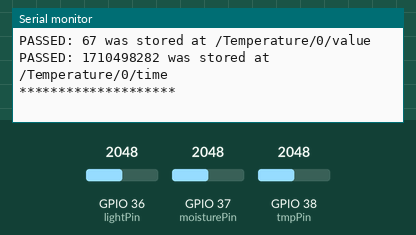
This sketch was run on a simulated ESP32. Parts: the last lines printed to the serial monitor. The inputs (shaded band) are chosen by the test bench; at power-on: GPIO 36 (lightPin) = 2048, GPIO 37 (moisturePin) = 2048, GPIO 38 (tmpPin) = 2048. WiFi joins after 1.5 s; servers stay silent unless stated; the local clock reads 2024-03-15 10:24:30 at power-on unless the sketch sets it.

Above: at 15.4 s.
15.5 s: GPIO 36 (lightPin) set to 2866
At 20.0 s:
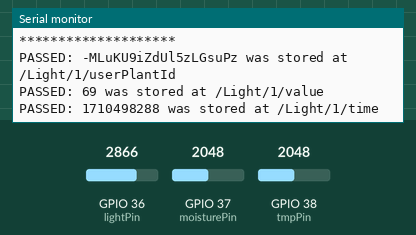
27.7 s: GPIO 36 (lightPin) set to 3603
At 29.54 s:
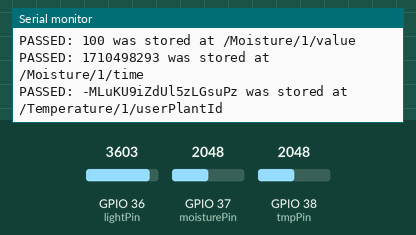
39.9 s: GPIO 37 (moisturePin) set to 2866
At 41.6 s:
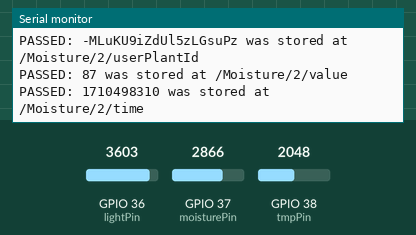
52.1 s: GPIO 38 (tmpPin) set to 2866
At 56.65 s:
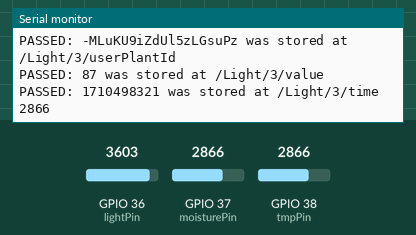
64.3 s: GPIO 37 (moisturePin) set to 3603
At 67.7 s:
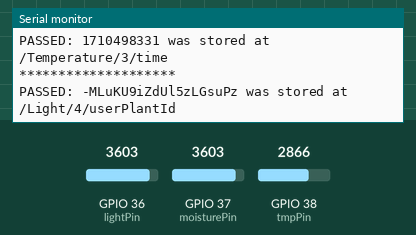
Timing chart, 0 to 69.2 s (numbered marks = the images above; inputs shaded):
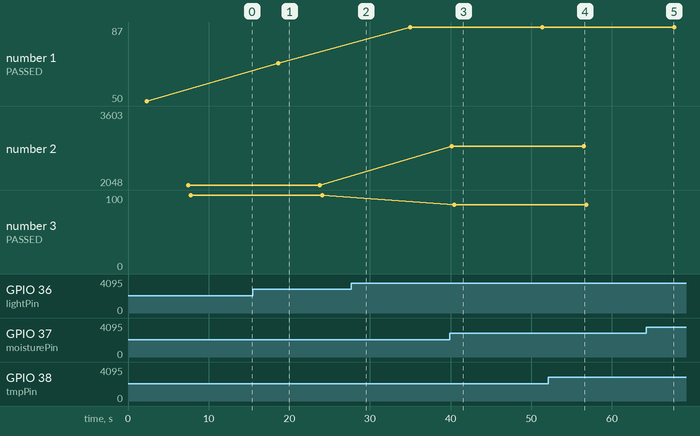

Measured:
- after the input at 15.5 s, the serial monitor: prints a new line after 3.2 s (image 1)
- after the input at 39.9 s, the serial monitor: prints a new line after 0.26 s (image 3)
- plotted number 1: 50 → 69 after the input at 15.5 s, 69 → 87 after the input at 27.7 s
- plotted number 2: 2048 → 2866 after the input at 39.9 s, 2866 → 3603 after the input at 64.3 s
- plotted number 3: 87 → 0 after the input at 64.3 s

The sketch:

HealthyLeaves.ino
```cpp
/*
HealthyLeaves - ELEC/COEN 390 Team Project
Last modified: 2020-11-14
Hardware code for the HealthyLeaves device.
*/

//libraries
#include <WiFi.h>
#include <time.h>
#include <FirebaseESP32.h>

//definitions
#define SYNC 5000

//Firebase authentication
#define FIREBASE_HOST "https://healthyleaves-a5549.firebaseio.com/"
#define FIREBASE_AUTH "BlLToB9zFk5KjOzP3HkGUeBjVcWOsTKe56QPySID"
FirebaseData firebaseData;//define FirebaseESP32 data object

//WiFi authentication
#define WIFI_SSID "BELL197"
#define WIFI_PASSWORD "6527757A"

//time configuration
const char* ntpServer = "pool.ntp.org";//time server
const long  gmtOffset_sec = 0;//correction for timezone
const int   daylightOffset_sec = 0;//daylight offset

//sensors available
enum Sensor {light, moisture, temperature};//list of sensors

//user data identification
int id = 0;
String userPlantId = "-MLuKU9iZdUl5zLGsuPz";

void setup()
{
  //initialize Serial Monitor
  Serial.begin(115200);

  //initialize WiFi
  WiFi.begin(WIFI_SSID, WIFI_PASSWORD);
  Serial.print("Connecting to Wi-Fi");
  while (WiFi.status() != WL_CONNECTED)
  {
    Serial.print(".");
    delay(2000);
  }
  Serial.println();
  Serial.print("Connected with IP: ");
  Serial.print(WiFi.localIP());
  Serial.println();

  //initialize Firebase
  Firebase.begin(FIREBASE_HOST, FIREBASE_AUTH);
  Firebase.reconnectWiFi(true);
  Firebase.setReadTimeout(firebaseData, 1000 * 60);
  Firebase.setwriteSizeLimit(firebaseData, "tiny");

  // Configure System Time
  configTime(gmtOffset_sec, daylightOffset_sec, ntpServer);
}

void loop()
{
  writeToDatabase(light, getLight());
  delay(SYNC);
  writeToDatabase(moisture, getMoisture());
  delay(SYNC);
  writeToDatabase(temperature, getTemperature());

  Serial.println("********************");
  Serial.println();
  id++;//create a new reading
  delay(SYNC);
}
```

getEpochTime.ino
```cpp
//function returns real time from previous timestamp

int getEpochTime()
{
  struct tm timeInfo;
  if (!getLocalTime(&timeInfo))
  {
    return -1;
  }
  time_t timeSinceEpoch = mktime(&timeInfo);
  return timeSinceEpoch;
}
```

getLight.ino
```cpp
//function returns the intensity of light in %
//light sensor: generic photoresistor (?k ohm)

//variables
int lightPin = 36;//pin
int lightRaw = 0;//raw data
int lightRawMax = 0;//value when exposed to direct sunlight (100% light)
int lightPercent = 0;//processed data

int getLight()
{
  lightRaw = analogRead(lightPin);//get raw data
  lightRaw = constrain(lightRaw, 0, 4095);//constrain data so no overflow
  lightPercent = map(lightRaw, 0, 4095, 0, 100);//map to %

  /*
     //debug: capture max value for calibration
     if (lightRaw > lightRawMax)
     {
       lightRawMax = lightRaw;
       Serial.println(lightRawMax);
     }
  */

  return lightPercent;
}
```

getMoisture.ino
```cpp
//function returns moisture % from a capacitive sensor
//sensor: Capacitive Soil Moisture Sensor v2.0

//variables
int moisturePin= 37;//pin
int air = 3300;//value when exposed to air (0% moisture)
int water = 2800;//value when exposed to water (100% moisture)
int moistureRaw;//raw data
int moisturePercent;//processed data

int getMoisture()
{
  moistureRaw= analogRead(moisturePin);//read data
  Serial.println(moistureRaw);//debug raw data
  moistureRaw = constrain(moistureRaw, water, air);//constrain data so no overflow
  moisturePercent = map(moistureRaw, water, air, 100, 0);//map to %
  return moisturePercent;
}
```

getTemperature.ino
```cpp
//function returns temperature in Celcius
//sensor: TMP36

//temperature sensor
int tmpPin = 38;
int tmpRead;
float tmpRaw;//float for calculations

int getTemperature()
{
  // Convert analog reading to celsius and calibrate
  tmpRaw = analogRead(tmpPin);
  int tmpCelsius = (((tmpRaw * (3.3 / 1024)) - 0.5) * 10) + 6.8;
  return tmpCelsius;
}


//tmpCelsius = (((tmpRaw * (3.3 / 1024)) - 0.5) * 10) + 6.8;//prev eq
```

writeToDatabase.ino
```cpp
// writeToDatabase

void writeToDatabase(Sensor sensor, int value)
{
  int timeStamp = getEpochTime();

  //string to store sensor name
  String sensorName;
  switch (sensor)
  {
    case light:
      sensorName = "Light";
      break;
    case moisture:
      sensorName = "Moisture";
      break;
    case temperature:
      sensorName = "Temperature";
      break;
    default:
      sensorName = "Unknown";
      break;
  };

  //generate paths for plant ID, value of sensoor and time of reading
  String pathUserPlantId = "/" + String(sensorName) + "/" + String(id) + "/userPlantId";
  String pathValue = "/" + String(sensorName) + "/" + String(id) + "/value";
  String pathTime = "/" + String(sensorName) + "/" + String(id) + "/time";

  //push user plant ID to database and check if it worked
  if (Firebase.set(firebaseData, pathUserPlantId, userPlantId))
  {
    Serial.println("PASSED: " + String(userPlantId) + " was stored at " + pathUserPlantId);
  }
  else
  {
    Serial.println("FAILED: " + firebaseData.errorReason());
  }

  //push sensor value to database and check if it worked
  if (Firebase.set(firebaseData, pathValue, value))
  {
    Serial.println("PASSED: " + String(value) + " was stored at " + pathValue);
  }
  else
  {
    Serial.println("FAILED: " + firebaseData.errorReason());
  }

  //push time of reading to database and check if it worked
  if (Firebase.set(firebaseData, pathTime, timeStamp))
  {
    Serial.println("PASSED: " + String(timeStamp) + " was stored at " + pathTime);
    Serial.println();
  }
  else
  {
    Serial.println("FAILED: " + firebaseData.errorReason());
    Serial.println();
  }
}
```
